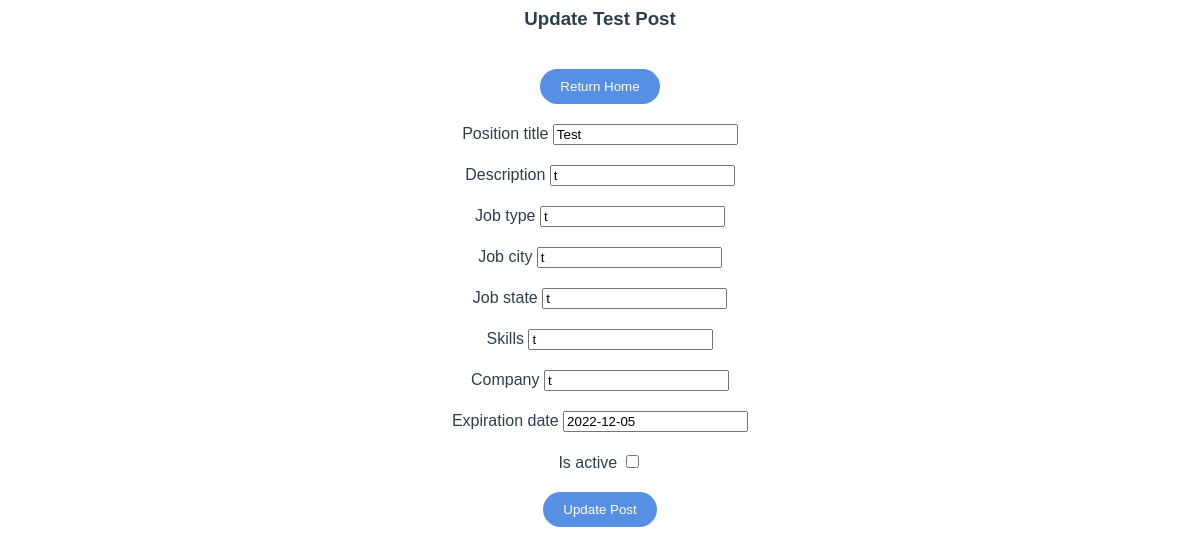
The page /recruiter/post/update/9 on the database its author committed.
### users/models.py (models this page shows, shortened)
class Post(models.Model):
    user = models.ForeignKey(User, on_delete=models.CASCADE)
    interests = models.ManyToManyField(Candidate)
    position_title = models.CharField(max_length=100,default='')
    job_type = models.CharField(max_length=100,default='')
    job_city = models.CharField(max_length=100,default='')
    job_state = models.CharField(max_length=100,default='')
    skills = models.CharField(max_length=100,default='')
    description = models.CharField(max_length=500,default='')
    company = models.CharField(max_length=100,default='')
    expiration_date = models.DateField(default=datetime.date.today)
    is_active = models.BooleanField(default = True)

### users/views.py (the view)
# urls.py: path('recruiter/post/update/<int:pk>', PostUpdateView.as_view(), name='recruiter_post_update'),
class PostUpdateView(UpdateView):
    model = Post
    template_name = "recruiter/post-update.html"
    fields = ('position_title', 'description', 'job_type', 'job_city', 'job_state', 'skills', 'company', 'expiration_date', 'is_active')
    success_url = "/recruiter/post/view/all"

### users/templates/recruiter/post-update.html (shortened to what this page needs)
{% load static %}<html lang="en">
<head>
    <link rel="stylesheet" type="text/css" href="{% static 'css/style.css' %}">
</head>
<body>
    <h3>Update {{post.position_title}} Post</h3>
    <button><a href="/">Return Home</a></button>
    <form method="post">
        {% for field in form %}
          <div style="margin-top: 20px;">
          {{ field.label }}
          {{ field }}
          </div>
        {% endfor %}
        <button type="submit">Update Post</button>
    </form>
</body>
</html>

### static/css/style.css (style rules this page uses)
body { font-family: Avenir, Helvetica, Arial, sans-serif; -webkit-font-smoothing: antialiased; -moz-osx-font-smoothing: grayscale; text-align: center; color: #2c3e50; }
button { background: #578fe2; border: 0; padding: 10px 20px; margin-top: 20px; color: white; border-radius: 20px; }
a { text-decoration: none; color: white; }

### rows shown on the page
Post: position_title "Test", form "Test" "t" "t" "t" "t" "t" "t" "2022-12-05"

### other values the page prints
{{ field.label }} "Position title" "Description" "Job type" "Job city" "Job state" "Skills" "Company" "Expiration date" "Is active"
